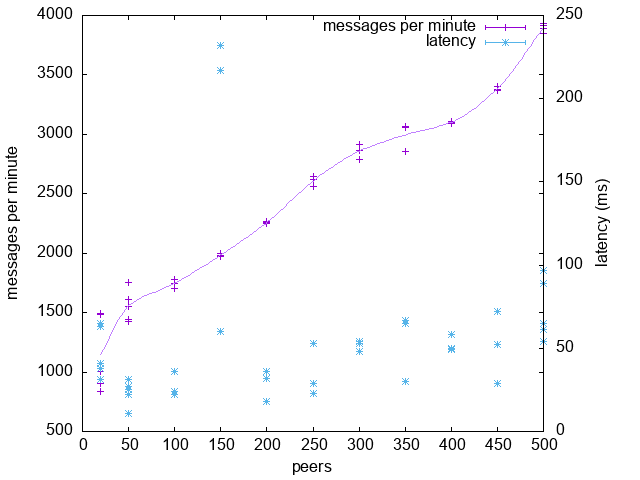

Write the gnuplot code that produced this figure.
set terminal png
set xlabel 'peers'
set ylabel 'messages per minute'
set y2label 'latency (ms)'
set y2tics

plot \
  'latency.data' using 1:2 with yerrorbars title "messages per minute",\
  'latency.data' using 1:2 smooth mcspline notitle lc "purple",\
  'latency.data' using 1:3 with yerrorbars title "latency" axes x1y2
